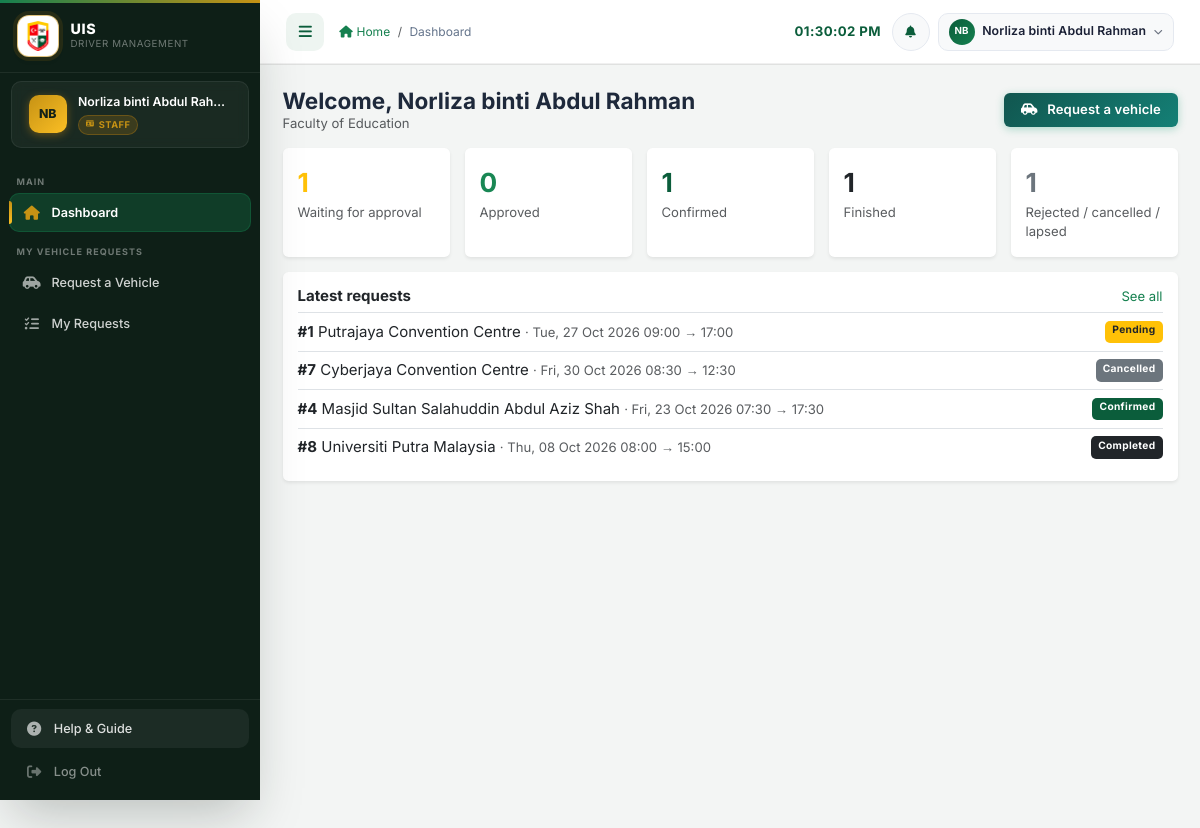
Page /staff/dashboard.php (signed in) on the committed database.
### tables this page shows
CREATE TABLE `vehicle_requests` (
  `request_id` int(11) NOT NULL AUTO_INCREMENT,
  `staff_id` int(11) NOT NULL,
  `vehicle_id` int(11) DEFAULT NULL,
  `trip_date` date NOT NULL,
  `start_time` time NOT NULL,
  `end_time` time NOT NULL,
  `destination` varchar(255) NOT NULL,
  `purpose` text NOT NULL,
  `passenger_count` int(11) NOT NULL DEFAULT 1,
  `officer_name` varchar(255) DEFAULT NULL,
  `officer_phone` varchar(50) DEFAULT NULL,
  `waiting_place` varchar(150) DEFAULT NULL,
  `status` enum('pending','approved','assigned','rejected','processed','cancelled','lapsed','completed') NOT NULL DEFAULT 'pending',
  `supervisor_id` int(11) DEFAULT NULL,
  `supervisor_notes` text DEFAULT NULL,
  `reviewed_at` timestamp NULL DEFAULT NULL,
  `cancelled_at` timestamp NULL DEFAULT NULL,
  `schedule_id` int(11) DEFAULT NULL,
  `created_at` timestamp NOT NULL DEFAULT current_timestamp(),
  `updated_at` timestamp NOT NULL DEFAULT current_timestamp() ON UPDATE current_timestamp(),
  `status_reason` varchar(500) DEFAULT NULL,
  `cancelled_by` int(11) DEFAULT NULL,
  `cancelled_by_role` varchar(20) DEFAULT NULL,
  `return_date` date NOT NULL,
  `destination_address` varchar(500) DEFAULT NULL,
  `passenger_names` text DEFAULT NULL,
  `waiting_address` varchar(255) DEFAULT NULL,
  `depart_at` datetime GENERATED ALWAYS AS (timestamp(`trip_date`,`start_time`)) STORED,
  `return_at` datetime GENERATED ALWAYS AS (timestamp(`return_date`,`end_time`)) STORED,
  `lapsed_notified` tinyint(1) NOT NULL DEFAULT 0,
  PRIMARY KEY (`request_id`),
  KEY `fk_vr_staff` (`staff_id`),
  KEY `fk_vr_vehicle` (`vehicle_id`),
  KEY `fk_vr_supervisor` (`supervisor_id`),
  KEY `fk_vr_schedule` (`schedule_id`),
  KEY `idx_vr_period` (`depart_at`,`return_at`),
  KEY `idx_vr_status` (`status`,`created_at`),
  CONSTRAINT `fk_vr_schedule` FOREIGN KEY (`schedule_id`) REFERENCES `schedules` (`schedule_id`) ON DELETE SET NULL,
  CONSTRAINT `fk_vr_staff` FOREIGN KEY (`staff_id`) REFERENCES `users` (`user_id`) ON DELETE CASCADE,
  CONSTRAINT `fk_vr_supervisor` FOREIGN KEY (`supervisor_id`) REFERENCES `users` (`user_id`) ON DELETE SET NULL,
  CONSTRAINT `fk_vr_vehicle` FOREIGN KEY (`vehicle_id`) REFERENCES `vehicles` (`vehicle_id`) ON DELETE SET NULL
);

### includes/workflow.php (called while the page is built, shortened)
<?php
function timeWithSeconds(string $t): string
{
    return strlen($t) === 5 ? $t . ':00' : $t;
}
function requestDepartDT(array $req): string { return $req['trip_date'] . ' ' . timeWithSeconds(substr($req['start_time'], 0, 8)); }
function requestReturnDT(array $req): string { return ($req['return_date'] ?? $req['trip_date']) . ' ' . timeWithSeconds(substr($req['end_time'], 0, 8)); }

### config/database.php (called while the page is built, shortened)
<?php
require_once __DIR__ . '/../includes/workflow.php';
require_once __DIR__ . '/../includes/request_view.php';
function requestStatusBadgeClass(string $status): string
{
    return match ($status) {
        'pending'   => 'bg-warning text-dark',
        'approved'  => 'bg-success',
        'rejected'  => 'bg-danger',
        'assigned'  => 'bg-info text-dark',
        'processed' => 'bg-primary',
        'cancelled' => 'bg-secondary',
        'lapsed'    => 'bg-secondary',
        'completed' => 'bg-dark',
        default     => 'bg-secondary',
    };
}
function requestStatusLabel(string $status): string
{
    return match ($status) {
        'pending' => 'Pending', 'approved' => 'Approved', 'assigned' => 'Driver Assigned',
        'processed' => 'Confirmed', 'rejected' => 'Rejected', 'cancelled' => 'Cancelled',
        'lapsed' => 'Lapsed', 'completed' => 'Completed', default => ucfirst($status),
    };
}

### staff/dashboard.php (the view, shortened to what this page needs)
<?php
require_once '../config/database.php';
require_once '../includes/admin_page.php';
$uid = (int)$_SESSION['user_id'];
$counts = [];
$cs = $conn->prepare('SELECT status, COUNT(*) AS n FROM vehicle_requests WHERE staff_id = ? GROUP BY status');
$cs->bind_param('i', $uid);
$cs->execute();
foreach ($cs->get_result()->fetch_all(MYSQLI_ASSOC) as $r) { $counts[$r['status']] = (int)$r['n']; }
$stmt = $conn->prepare(requestSelectSql() . ' WHERE vr.staff_id = ? ORDER BY vr.created_at DESC, vr.request_id DESC LIMIT 5');
$stmt->bind_param('i', $uid);
$stmt->execute();
$recent = $stmt->get_result()->fetch_all(MYSQLI_ASSOC);
$tiles = [['Waiting for approval', ['pending'], 'warning'], ['Approved', ['approved', 'assigned'], 'success'], ['Confirmed', ['processed'], 'primary'], ['Finished', ['completed'], 'dark'],
          ['Rejected / cancelled / lapsed', ['rejected', 'cancelled', 'lapsed'], 'secondary']];
?>
    <div class="d-flex flex-wrap justify-content-between align-items-center gap-2 mb-3">
        <div>
            <h4 class="fw-bold mb-0">Welcome, <?= htmlspecialchars($_SESSION['full_name'] ?? '') ?></h4>
            <div class="text-muted small"><?= htmlspecialchars((string)($_SESSION['department'] ?? 'Universiti Islam Selangor')) ?></div>
        </div>
        <a class="btn btn-success" href="request_vehicle.php"><i class="fas fa-car-side me-1"></i>Request a vehicle</a>
    </div>
    <div class="row g-3 mb-3">
        <?php foreach ($tiles as [$label, $statuses, $tone]): $total = 0; foreach ($statuses as $s) { $total += $counts[$s] ?? 0; } ?>
        <div class="col-6 col-md"><div class="card border-0 shadow-sm h-100"><div class="card-body py-3">
            <div class="fs-3 fw-bold text-<?= $tone ?>"><?= $total ?></div><div class="small text-muted"><?= htmlspecialchars($label) ?></div>
        </div></div></div>
        <?php endforeach; ?>
    </div>
    <div class="card border-0 shadow-sm"><div class="card-body">
        <div class="d-flex justify-content-between"><h6 class="fw-bold">Latest requests</h6><a class="small" href="my_requests.php">See all</a></div>
        <?php foreach ($recent as $r): ?>
            <a class="d-flex flex-wrap justify-content-between gap-2 py-2 border-top text-decoration-none text-dark" href="my_requests.php?open=<?= (int)$r['request_id'] ?>">
                <span><strong>#<?= (int)$r['request_id'] ?></strong> <?= htmlspecialchars($r['destination']) ?> <span class="text-muted small">&middot; <?= requestPeriodText($r) ?></span></span>
                <?= requestStatusBadge($r['status']) ?>
            </a>
        <?php endforeach; ?>
    </div></div>

### includes/request_view.php (shortened to what this page needs)
<?php
function requestSelectSql(): string
{
    return "SELECT vr.*, u.full_name AS staff_name, u.department AS staff_department, u.role AS staff_role, u.phone AS staff_phone,
                   hod.full_name AS hod_name, v.plate_number, v.model AS vehicle_model, v.vehicle_type, v.capacity
              FROM vehicle_requests vr
              JOIN users u ON u.user_id = vr.staff_id
              LEFT JOIN users hod ON hod.user_id = vr.supervisor_id
              LEFT JOIN vehicles v ON v.vehicle_id = vr.vehicle_id";
}
function requestStatusBadge(string $status): string
{
    return '<span class="badge ' . requestStatusBadgeClass($status) . '">' . htmlspecialchars(requestStatusLabel($status)) . '</span>';
}
function requestPeriodText(array $req): string
{
    $d = strtotime(requestDepartDT($req));
    $r = strtotime(requestReturnDT($req));
    return date('D, d M Y H:i', $d) . ' &rarr; ' . (date('Y-m-d', $d) === date('Y-m-d', $r) ? date('H:i', $r) : date('D, d M Y H:i', $r));
}
    ?>

### assets/css/style.css (style rules this page uses)
:root { --uis-primary: #0b5d3b; --uis-secondary: #15804f; --uis-accent: #c69214; --uis-light: #eef5f1; --uis-dark: #122018; --uis-success: #15803d; --uis-danger: #b91c1c; --uis-warning: #b45309; --uis-info: #0e7490; --grad-blue: linear-gradient(135deg, #0a4d31 0%, #0e6b45 100%); --grad-green: linear-gradient(135deg, #11564f 0%, #148076 100%); --grad-amber: linear-gradient(135deg, #8a6410 0%, #b58a1a 100%); --grad-red: linear-gradient(135deg, #7f1d1d 0%, #a82727 100%); --grad-purple: linear-gradient(135deg, #334155 0%, #475569 100%); --grad-teal: linear-gradient(135deg, #134e4a 0%, #0f766e 100%); --grad-sky: linear-gradient(135deg, #27556d 0%, #35708f 100%); --sidebar-width: 260px; --sidebar-bg: #0e1f17; --sidebar-text: rgba(255,255,255,.80); --sidebar-muted: rgba(255,255,255,.40); --sidebar-active-bg: rgba(21,128,79,.30); --sidebar-hover-bg: rgba(255,255,255,.06); --sidebar-border: rgba(255,255,255,.07); --header-height: 64px; --shadow-xs: 0 1px 3px rgba(18,32,24,.06), 0 1px 2px rgba(18,32,24,.04); --shadow-sm: 0 4px 6px -1px rgba(18,32,24,.08), 0 2px 4px -1px rgba(18,32,24,.05); --shadow-md: 0 10px 15px -3px rgba(18,32,24,.10), 0 4px 6px -2px rgba(18,32,24,.06); --shadow-lg: 0 20px 25px -5px rgba(18,32,24,.12), 0 10px 10px -5px rgba(18,32,24,.05); --shadow-xl: 0 25px 50px -12px rgba(18,32,24,.25); --shadow-glow-blue: var(--shadow-sm); --shadow-glow-green: var(--shadow-sm); --shadow-glow-amber: var(--shadow-sm); --shadow-glow-red: var(--shadow-sm); --radius-sm: 6px; --radius-md: 10px; --radius-lg: 14px; --radius-xl: 20px; --transition: all .25s cubic-bezier(.4,0,.2,1); --font-base: 'Inter', 'Segoe UI', system-ui, sans-serif; }
*,*::before,*::after { box-sizing: border-box; margin: 0; padding: 0; }
html { scroll-behavior: smooth; font-size: 15px; }
body { font-family: var(--font-base); background: #f3f5f4; color: #1e293b; min-height: 100vh; overflow-x: hidden; }
@media (min-width: 992px) { body { padding-left: var(--sidebar-width); padding-top: var(--header-height); transition: padding-left .3s ease; } }
a { color: var(--uis-secondary); text-decoration: none; transition: var(--transition); }
.btn { border-radius: var(--radius-sm); font-size: .875rem; font-weight: 600; padding: .5rem 1.1rem; transition: var(--transition); display: inline-flex; align-items: center; gap: .4rem; cursor: pointer; text-decoration: none; line-height: 1.5; letter-spacing: .01em; }
.btn-success { background: var(--grad-green); border: none; color: #fff; box-shadow: 0 2px 8px rgba(5,150,105,.30); }
.badge { font-size: .68rem; font-weight: 700; padding: .32em .70em; border-radius: 5px; letter-spacing: .03em; }
.bg-primary { background-color: rgba(11,93,59, var(--bs-bg-opacity, 1)) !important; }
.text-primary { color: var(--uis-primary) !important; }
.badge.bg-primary { background-color: rgba(11,93,59, var(--bs-bg-opacity, 1)) !important; }

### rows in the picture
vehicle_requests: request_id "1", destination "Putrajaya Convention Centre", requestPeriodText($r) "Tue, 27 Oct 2026 09:00 → 17:00", status "Pending"
vehicle_requests: request_id "7", destination "Cyberjaya Convention Centre", requestPeriodText($r) "Fri, 30 Oct 2026 08:30 → 12:30", status "Cancelled"
vehicle_requests: request_id "4", destination "Masjid Sultan Salahuddin Abdul Aziz Shah", requestPeriodText($r) "Fri, 23 Oct 2026 07:30 → 17:30", status "Confirmed"
vehicle_requests: request_id "8", destination "Universiti Putra Malaysia", requestPeriodText($r) "Thu, 08 Oct 2026 08:00 → 15:00", status "Completed"

### other values in the picture
$initials "NB"
$full_name "Norliza binti Abdul Rah…"
$role_label "STAFF"
$_section "MAIN"
$_label "Dashboard"
$_section "MY VEHICLE REQUESTS"
$_label "Request a Vehicle"
$_label "My Requests"
$page_title "Dashboard"
$full_name "Norliza binti Abdul Rahman"
$_SESSION['full_name'] "Norliza binti Abdul Rahman"
$_SESSION['department'] "Faculty of Education"
$total "1"
$label "Waiting for approval"
$total "0"
